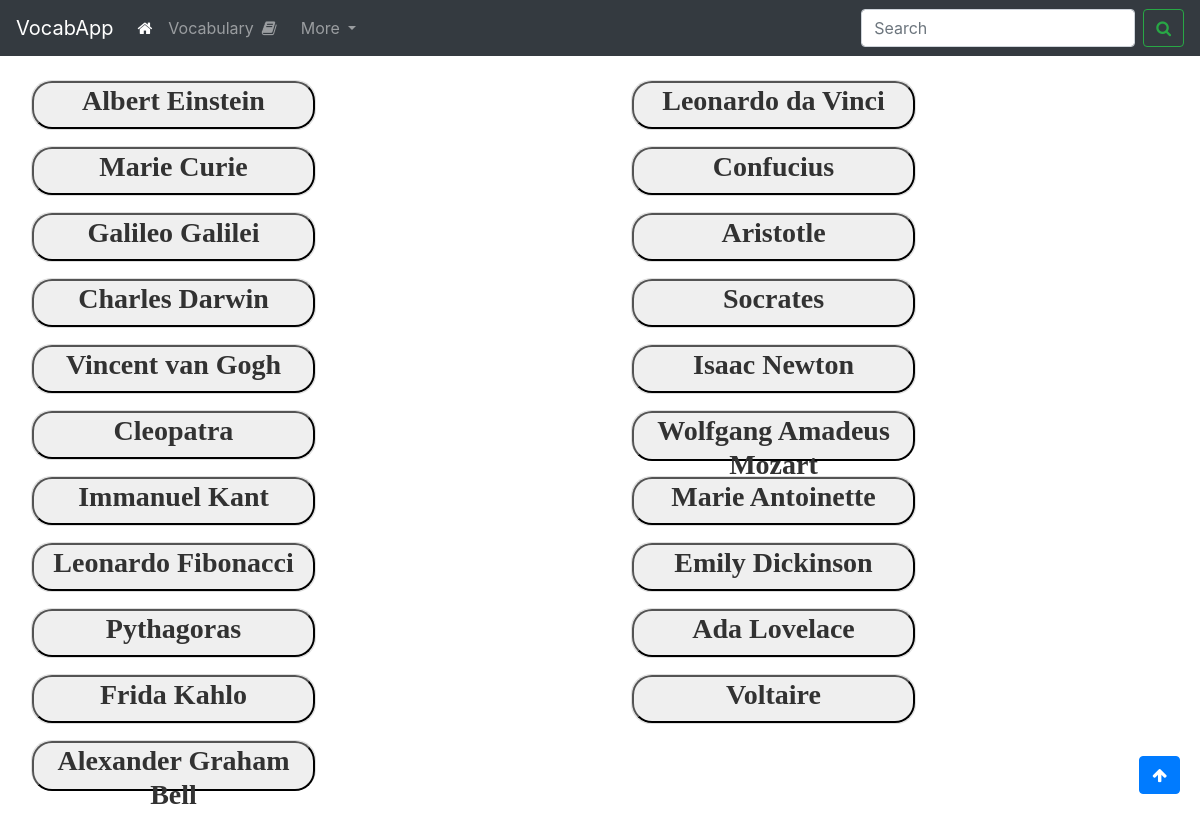
The app's page /exercise_bio, older data.
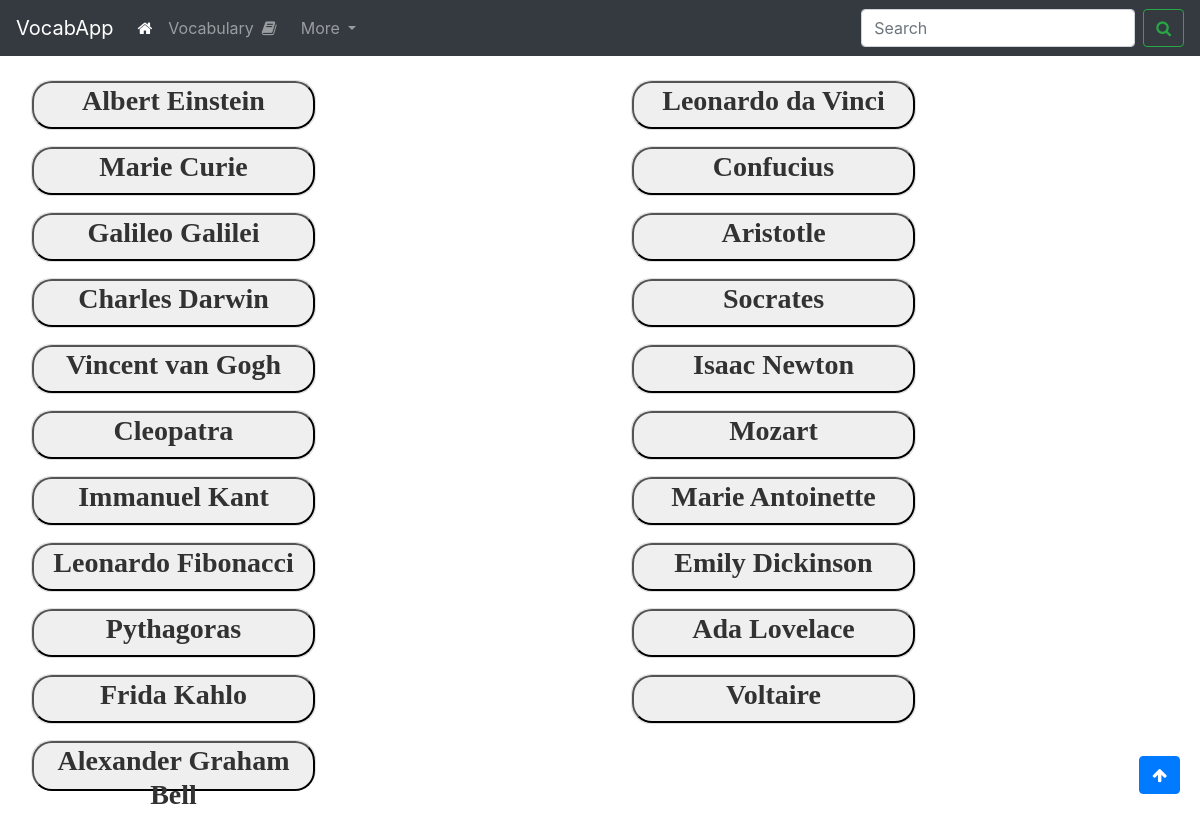
The same page, newer data.
### app.py (models this page shows)
class BioGuess(db.Model):
    __tablename__ = 'bio_guess'
    id = db.Column(db.Integer, primary_key=True, index=True)
    person_name = db.Column(db.String, unique=True)
    nationality = db.Column(db.String)
    short_bio_en = db.Column(db.String)
    short_bio_de = db.Column(db.String)

### app.py (the view)
@app.route('/exercise_bio')
def exercise_bio():
    people = BioGuess.query.filter_by().all()
    return render_template('exercise_biography.html', people=people)

### templates/exercise_biography.html (shortened to what this page needs)
<!DOCTYPE html>
<html>
<head>
    <link rel="stylesheet" href="https://stackpath.bootstrapcdn.com/bootstrap/4.3.1/css/bootstrap.min.css">
    <link rel="stylesheet" href="https://cdnjs.cloudflare.com/ajax/libs/font-awesome/4.7.0/css/font-awesome.min.css">
</head>
<body>
    <nav class="navbar navbar-expand-lg navbar-dark bg-dark sticky-top">
        <a class="navbar-brand" href="{{ url_for('index') }}">VocabApp</a>
        <div class="collapse navbar-collapse" id="navbarSupportedContent">
          <ul class="navbar-nav mr-auto">
            <li class="nav-item active">
              <a class="nav-link" href="{{ url_for('index') }}"><i class="fa fa-home"></i>  <span class="sr-only">(current)</span></a>
            </li>
            <li class="nav-item">
              <a class="nav-link" href="{{url_for('exercise_flip')}}">Vocabulary<i class="fa fa-book mx-2"></i></a>
            </li>
            <li class="nav-item dropdown">
              <a class="nav-link dropdown-toggle" href="#" id="navbarDropdown" role="button" data-toggle="dropdown" aria-haspopup="true" aria-expanded="false">
                More
              </a>
            </li>
          </ul>
          <form class="form-inline my-2 my-lg-0">
            <input class="form-control mr-sm-2" id="searchInput" type="search" placeholder="Search" aria-label="Search">
            <button class="btn btn-outline-success my-2 my-sm-0" id="searchButton" type="submit"><i class="fa fa-search" aria-hidden="true"></i></button>
          </form>
        </div>
      </nav>
            <div class="">
                <div class="container-fluid mt-4 ml-3">
                    <div class="row">
                        {% for person in people %}
                        <div class="col-md-6">
                            <div class="card w-50 custom-card-height custom-rounded-card" id="main_card">
                                <button class="border-1 custom-card-height custom-rounded-card" data-toggle="collapse" data-target="#person_{{person.id}}"
                                            aria-expanded="false">
                                            <h3 class="head-person-bio"><strong>{{person.person_name}}</strong></h3>
                                </button>
                            </div>
                        </div>
                            {% if loop.index is divisibleby 2 %}
                            </div><div class="row">
                            {% endif %}
                            {% endfor %}
                </div>
            </div>
    <button onclick="topFunction()" id="myBtn" title="Go to top"
 class="btn btn-primary position-fixed" style="bottom: 20px; right: 20px; z-index: 99;">
 <i class="fa fa-arrow-up"></i>
</button>
</body>
</html>

### templates/exercise_biography.html (style rules this page uses)
.custom-card-height { height: 50px; }
.custom-rounded-card { border-radius: 20px !important; }
.head-person-bio { font-family: Ramillas,Ramillas-weightbold-roboto,Ramillas-weightbold-local,Georgia,Times,Serif; font-weight: 900; color:#323232; }
body { overflow-x: hidden; }

Row changes from the older to the newer data that the page shows:
changed BioGuess: person_name "Wolfgang Amadeus Mozart" → "Mozart"
